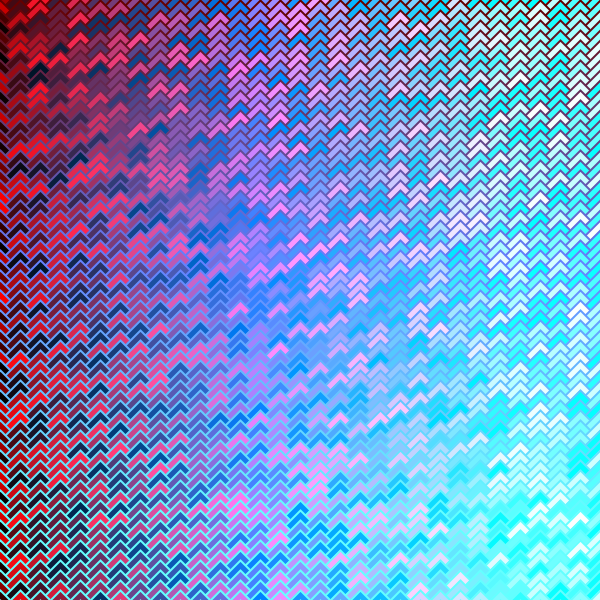
Frame 1 (no input)
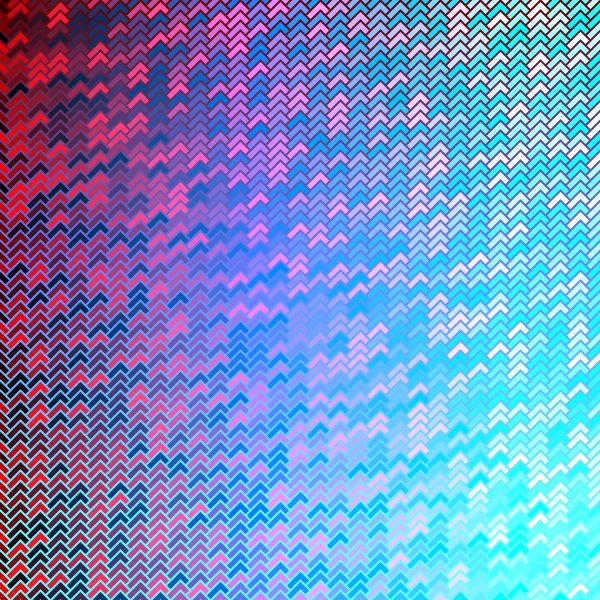
Frame 60 (the mouse pressed at the canvas centre just before this capture)
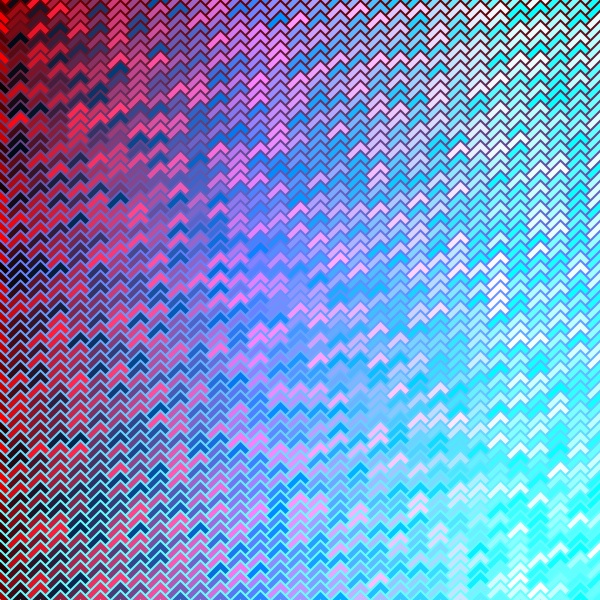
Frame 120 (the mouse held since frame 60 and released just before this capture)

The Processing sketch that drew these frames (run headless with seeded random() and noise(); from frame 60 on, the mouse is pressed at the canvas centre):

// Processing sketch: processing_165301
// ── processing_165301.pde

void setup() {
  size(600, 600);
}

void draw() {
  background(0);
  strokeWeight(2);
  for (int y = -10; y <= height; y +=10) {
    stroke(100, y/2, y);
    for (int x =0; x <=width; x+= 20) { 
      
        fill(random(255), x/2, x);
        triangle(x, y, x+20, y+20, x-20, y+20);
     
    }
  }
}
